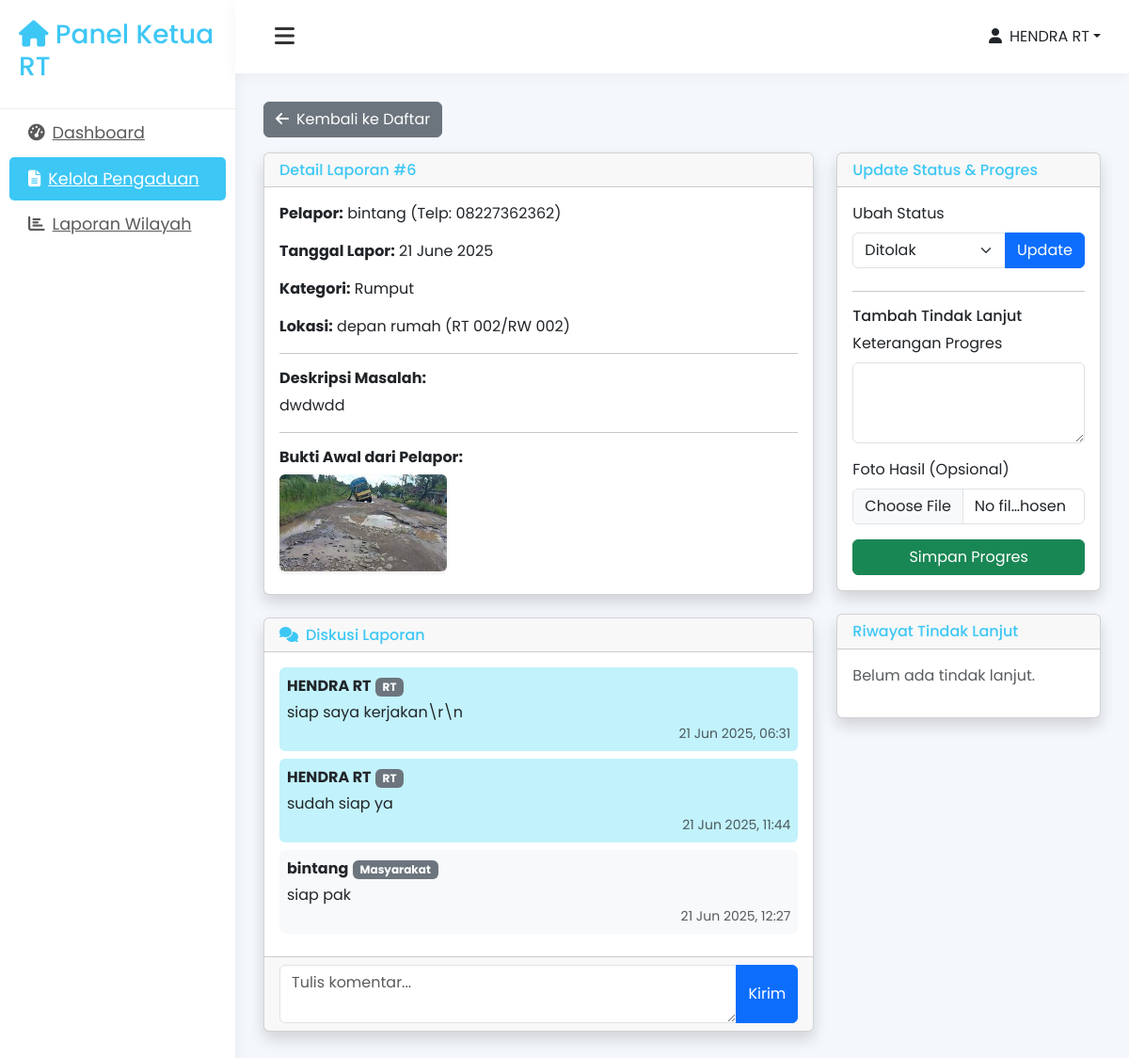
The app's page /rt/kelola_pengaduan.php?action=detail&id=6 (signed in) with its own data.
### tables this page shows
CREATE TABLE `pengaduan` (
  `id_pengaduan` int NOT NULL,
  `deskripsi` text NOT NULL,
  `lokasi_lengkap` varchar(255) NOT NULL,
  `tanggal_lapor` date NOT NULL,
  `status` enum('Diterima','Diproses','Selesai','Ditolak') NOT NULL DEFAULT 'Diterima',
  `id_user_pelapor` int NOT NULL,
  `id_kategori` int NOT NULL,
  `id_rt_lokasi` int NOT NULL,
  `tujuan_id_rt` int DEFAULT NULL,
  `tujuan_id_rw` int DEFAULT NULL,
  `updated_at` timestamp NULL DEFAULT CURRENT_TIMESTAMP ON UPDATE CURRENT_TIMESTAMP
);

CREATE TABLE `users` (
  `id_user` int NOT NULL,
  `nama_lengkap` varchar(100) NOT NULL,
  `nomor_telepon` varchar(20) NOT NULL,
  `nik` varchar(16) NOT NULL,
  `password` varchar(255) NOT NULL,
  `id_role` int NOT NULL,
  `id_rt` int DEFAULT NULL,
  `id_rw` int DEFAULT NULL,
  `created_at` timestamp NULL DEFAULT CURRENT_TIMESTAMP
);

CREATE TABLE `kategori_pengaduan` (
  `id_kategori` int NOT NULL,
  `nama_kategori` varchar(50) NOT NULL
);

CREATE TABLE `rt` (
  `id_rt` int NOT NULL,
  `nomor_rt` varchar(5) NOT NULL,
  `nama_ketua_rt` varchar(100) DEFAULT NULL,
  `id_rw` int NOT NULL
);

CREATE TABLE `rw` (
  `id_rw` int NOT NULL,
  `nomor_rw` varchar(5) NOT NULL,
  `nama_ketua_rw` varchar(100) DEFAULT NULL
);

CREATE TABLE `bukti_pendukung` (
  `id_bukti` int NOT NULL,
  `file_path` varchar(255) NOT NULL,
  `id_pengaduan` int NOT NULL
);

CREATE TABLE `komentar_pengaduan` (
  `id_komentar` int NOT NULL,
  `id_pengaduan` int NOT NULL,
  `id_user_pengirim` int NOT NULL,
  `isi_komentar` text NOT NULL,
  `tanggal_kirim` timestamp NULL DEFAULT CURRENT_TIMESTAMP
);

CREATE TABLE `roles` (
  `id_role` int NOT NULL,
  `nama_role` varchar(20) NOT NULL
);

### rt/kelola_pengaduan.php (the view, shortened to what this page needs)
<?php
require_once __DIR__ . '/../config/database.php';
$id_rt_session = $_SESSION['user_rt_id'];
?>
<!DOCTYPE html>
<html lang="id">
<head>
    <link href="https://cdn.jsdelivr.net/npm/bootstrap@5.3.3/dist/css/bootstrap.min.css" rel="stylesheet">
    <link rel="stylesheet" href="https://cdnjs.cloudflare.com/ajax/libs/font-awesome/6.5.2/css/all.min.css">
    <link rel="stylesheet" href="https://cdn.jsdelivr.net/npm/sweetalert2@11/dist/sweetalert2.min.css">
</head>
<body>
    <div class="wrapper">
        <nav id="sidebar">
            <div class="sidebar-header">
                <h3><i class="fas fa-home"></i> Panel Ketua RT</h3>
            </div>
            <ul class="list-unstyled components">
                <?php $currentPage = basename($_SERVER['PHP_SELF']); ?>
                <li class="<?php echo ($currentPage == 'index.php') ? 'active' : ''; ?>"><a href="index.php"><i
                            class="fas fa-tachometer-alt me-2"></i>Dashboard</a></li>
                <li class="<?php echo ($currentPage == 'kelola_pengaduan.php') ? 'active' : ''; ?>"><a
                        href="kelola_pengaduan.php"><i class="fas fa-file-alt me-2"></i>Kelola Pengaduan</a></li>
                <li class="<?php echo ($currentPage == 'laporan.php') ? 'active' : ''; ?>"><a href="laporan.php"><i
                            class="fas fa-chart-bar me-2"></i>Laporan Wilayah</a></li>
            </ul>
        </nav>
        <div id="content">
            <nav class="topbar">
                <button type="button" id="sidebarCollapse" class="btn"><i class="fas fa-bars"></i></button>
                <ul class="navbar-nav ms-auto">
                    <li class="nav-item dropdown">
                        <a class="nav-link dropdown-toggle" href="#" id="navbarDropdown" role="button"
                            data-bs-toggle="dropdown" aria-expanded="false"><i
                                class="fas fa-user me-2"></i><?php echo htmlspecialchars($_SESSION['nama_lengkap']); ?></a>
                    </li>
                </ul>
            </nav>
            <div class="main-content">
                <?php
            $action = $_GET['action'] ?? 'list';
            if ($action == 'detail' && isset($_GET['id'])) {
                $id_pengaduan = (int)$_GET['id'];
                $stmt_detail = $conn->prepare("SELECT p.*, u.nama_lengkap as nama_pelapor, u.nomor_telepon, k.nama_kategori, rt.nomor_rt, rw.nomor_rw FROM pengaduan p JOIN users u ON p.id_user_pelapor = u.id_user JOIN kategori_pengaduan k ON p.id_kategori = k.id_kategori JOIN rt ON p.id_rt_lokasi = rt.id_rt JOIN rw ON rt.id_rw = rw.id_rw WHERE p.id_pengaduan = ? AND p.tujuan_id_rt = ?");
                $stmt_detail->bind_param("ii", $id_pengaduan, $id_rt_session);
                $stmt_detail->execute();
                $detail_pengaduan = $stmt_detail->get_result()->fetch_assoc();
                if (!$detail_pengaduan) {
                    echo "<div class='alert alert-danger'>Pengaduan tidak ditemukan atau bukan untuk wilayah RT Anda.</div>";
                } else {
                    $bukti_list = $conn->query("SELECT * FROM bukti_pendukung WHERE id_pengaduan = $id_pengaduan");
                    $tindak_lanjut_list = $conn->query("SELECT tl.*, u.nama_lengkap as nama_petugas FROM tindak_lanjut tl JOIN users u ON tl.id_user_petugas = u.id_user WHERE tl.id_pengaduan = $id_pengaduan ORDER BY tl.tanggal_aksi DESC");
                    $komentar_list = $conn->query("SELECT k.*, u.nama_lengkap as nama_pengirim, r.nama_role FROM komentar_pengaduan k JOIN users u ON k.id_user_pengirim = u.id_user JOIN roles r ON u.id_role = r.id_role WHERE k.id_pengaduan = $id_pengaduan ORDER BY k.tanggal_kirim ASC");
            ?>
                <a href="kelola_pengaduan.php" class="btn btn-secondary mb-3"><i
                        class="fas fa-arrow-left me-2"></i>Kembali ke Daftar</a>
                <div class="row">
                    <div class="col-lg-8">
                        <div class="card shadow mb-4">
                            <div class="card-header">
                                <h6 class="m-0 font-weight-bold" style="color: var(--primary-color);">Detail Laporan
                                    #<?php echo $detail_pengaduan['id_pengaduan']; ?></h6>
                            </div>
                            <div class="card-body">
                                <p><strong>Pelapor:</strong>
                                    <?php echo htmlspecialchars($detail_pengaduan['nama_pelapor']); ?> (Telp:
                                    <?php echo htmlspecialchars($detail_pengaduan['nomor_telepon']); ?>)</p>
                                <p><strong>Tanggal Lapor:</strong>
                                    <?php echo date('d F Y', strtotime($detail_pengaduan['tanggal_lapor'])); ?></p>
                                <p><strong>Kategori:</strong>
                                    <?php echo htmlspecialchars($detail_pengaduan['nama_kategori']); ?></p>
                                <p><strong>Lokasi:</strong>
                                    <?php echo htmlspecialchars($detail_pengaduan['lokasi_lengkap']); ?> (RT
                                    <?php echo $detail_pengaduan['nomor_rt']; ?>/RW
                                    <?php echo $detail_pengaduan['nomor_rw']; ?>)</p>
                                <hr>
                                <h6><strong>Deskripsi Masalah:</strong></h6>
                                <p><?php echo nl2br(htmlspecialchars($detail_pengaduan['deskripsi'])); ?></p>
                                <hr>
                                <h6><strong>Bukti Awal dari Pelapor:</strong></h6>
                                <div class="row g-2">
                                    <?php if($bukti_list->num_rows > 0): while($b = $bukti_list->fetch_assoc()): ?>
                                    <div class="col-md-4 mb-2"><a href="../<?php echo $b['file_path']; ?>"
                                            target="_blank"><img src="../<?php echo $b['file_path']; ?>"
                                                class="img-fluid rounded shadow-sm"></a></div>
                                    <?php endwhile; else: echo '<p class="text-muted">Tidak ada bukti.</p>'; endif; ?>
                                </div>
                            </div>
                        </div>
                        <div class="card shadow mb-4">
                            <div class="card-header">
                                <h6 class="m-0 font-weight-bold" style="color: var(--primary-color);"><i
                                        class="fas fa-comments me-2"></i>Diskusi Laporan</h6>
                            </div>
                            <div class="card-body" style="max-height: 400px; overflow-y: auto;">
                                <?php if($komentar_list->num_rows > 0): while($k = $komentar_list->fetch_assoc()): ?>
                                <div
                                    class="mb-2 p-2 rounded <?php echo ($k['id_user_pengirim'] == $detail_pengaduan['id_user_pelapor'] ? 'bg-light' : 'bg-info bg-opacity-25'); ?>">
                                    <strong><?php echo htmlspecialchars($k['nama_pengirim']); ?></strong> <span
                                        class="badge bg-secondary"><?php echo $k['nama_role']; ?></span>
                                    <p class="mb-0 mt-1"><?php echo nl2br(htmlspecialchars($k['isi_komentar'])); ?></p>
                                    <small
                                        class="text-muted d-block text-end"><?php echo date('d M Y, H:i', strtotime($k['tanggal_kirim'])); ?></small>
                                </div>
                                <?php endwhile; else: echo '<p class="text-muted">Belum ada komentar.</p>'; endif; ?>
                            </div>
                            <div class="card-footer">
                                <form action="kelola_pengaduan.php?action=detail&id=<?php echo $id_pengaduan; ?>"
                                    method="POST">
                                    <div class="input-group"><textarea name="isi_komentar" class="form-control"
                                            placeholder="Tulis komentar..." rows="2" required></textarea><button
                                            class="btn btn-primary" type="submit">Kirim</button></div>
                                </form>
                            </div>
                        </div>
                    </div>
                    <div class="col-lg-4">
                        <div class="card shadow mb-4">
                            <div class="card-header">
                                <h6 class="m-0 font-weight-bold" style="color: var(--primary-color);">Update Status &
                                    Progres</h6>
                            </div>
                            <div class="card-body">
                                <form action="kelola_pengaduan.php" method="POST" class="mb-4">
                                    <label class="form-label">Ubah Status</label>
                                    <div class="input-group">
                                        <select name="status" class="form-select">
                                            <option value="Ditolak"
                                                <?php if($detail_pengaduan['status'] == 'Ditolak') echo 'selected'; ?>>
                                                Ditolak</option>
                                        </select>
                                        <button type="submit" class="btn btn-primary">Update</button>
                                    </div>
                                </form>
                                <hr>
                                <h6>Tambah Tindak Lanjut</h6>
                                <form action="kelola_pengaduan.php" method="POST" enctype="multipart/form-data">
                                    <div class="mb-3"><label class="form-label">Keterangan Progres</label><textarea
                                            name="keterangan" class="form-control" rows="3" required></textarea></div>
                                    <div class="mb-3"><label class="form-label">Foto Hasil (Opsional)</label><input
                                            type="file" name="foto_hasil" class="form-control"></div>
                                    <button type="submit" class="btn btn-success w-100">Simpan Progres</button>
                                </form>
                            </div>
                        </div>
                        <div class="card shadow">
                            <div class="card-header">
                                <h6 class="m-0 font-weight-bold" style="color: var(--primary-color);">Riwayat Tindak
                                    Lanjut</h6>
                            </div>
                            <div class="card-body" style="max-height: 300px; overflow-y: auto;">
                                <?php if($tindak_lanjut_list->num_rows > 0): while($tl = $tindak_lanjut_list->fetch_assoc()): ?>
                                <div class="mb-2 p-2 rounded bg-light border">
                                    <p class="mb-1"><?php echo nl2br(htmlspecialchars($tl['keterangan'])); ?></p>
                                    <?php if($tl['foto_hasil']): ?><a href="../<?php echo $tl['foto_hasil']; ?>"
                                        target="_blank">Lihat Foto Hasil</a><?php endif; ?>
                                    <small class="text-muted d-block">Oleh:
                                        <?php echo htmlspecialchars($tl['nama_petugas']); ?> -
                                        <?php echo date('d M Y, H:i', strtotime($tl['tanggal_aksi'])); ?></small>
                                </div>
                                <?php endwhile; else: echo '<p class="text-muted">Belum ada tindak lanjut.</p>'; endif; ?>
                            </div>
                        </div>
                    </div>
                </div>
                <?php
                }
                } ?>
            </div>
        </div>
    </div>
</body>
</html>

### rt/kelola_pengaduan.php (style rules this page uses)
:root { --primary-color: #3dc7f5; --sidebar-bg: #fff; --content-bg: #f4f7fc; --font-family: 'Poppins', sans-serif; }
body { font-family: var(--font-family); background-color: var(--content-bg); }
.wrapper { display: flex; width: 100%; align-items: stretch; min-height: 100vh; }
#sidebar { min-width: 250px; max-width: 250px; background: var(--sidebar-bg); transition: all 0.3s ease-in-out; box-shadow: 2px 0 15px rgba(0, 0, 0, 0.05); }
#content { width: 100%; transition: all 0.3s ease-in-out; }
#sidebar .sidebar-header { padding: 20px; border-bottom: 1px solid #eee; color: var(--primary-color); font-weight: 600; }
#sidebar ul li a { padding: 10px 20px; font-size: 1.1em; display: block; color: #5a5a5a; border-radius: 5px; margin: 2px 10px; transition: all 0.2s; }
#sidebar ul li.active>a { color: #fff; background: var(--primary-color); }
.topbar { padding: 15px 30px; background: #fff; box-shadow: 0 2px 15px rgba(0, 0, 0, 0.05); display: flex; justify-content: space-between; align-items: center; }
#sidebarCollapse { border: none; background: transparent; font-size: 1.5rem; color: #333; }
.main-content { padding: 30px; }

### records on screen
pengaduan: id_pengaduan "6", id_user_pelapor.nama_lengkap "bintang", id_user_pelapor.nomor_telepon "08227362362", tanggal_lapor "21 June 2025", id_kategori.nama_kategori "Rumput", lokasi_lengkap "depan rumah", id_rt_lokasi.nomor_rt "002", rw.nomor_rw "002", deskripsi "dwdwdd", status "Ditolak"
bukti_pendukung: file_path (picture)
komentar_pengaduan: id_user_pengirim.nama_lengkap "HENDRA RT", roles.nama_role "RT", isi_komentar "siap saya kerjakan\\r\\n", tanggal_kirim "21 Jun 2025, 06:31"
komentar_pengaduan: id_user_pengirim.nama_lengkap "HENDRA RT", roles.nama_role "RT", isi_komentar "sudah siap ya", tanggal_kirim "21 Jun 2025, 11:44"
komentar_pengaduan: id_user_pengirim.nama_lengkap "bintang", roles.nama_role "Masyarakat", isi_komentar "siap pak", tanggal_kirim "21 Jun 2025, 12:27"

### other values on screen
$_SESSION['nama_lengkap'] "HENDRA RT"
